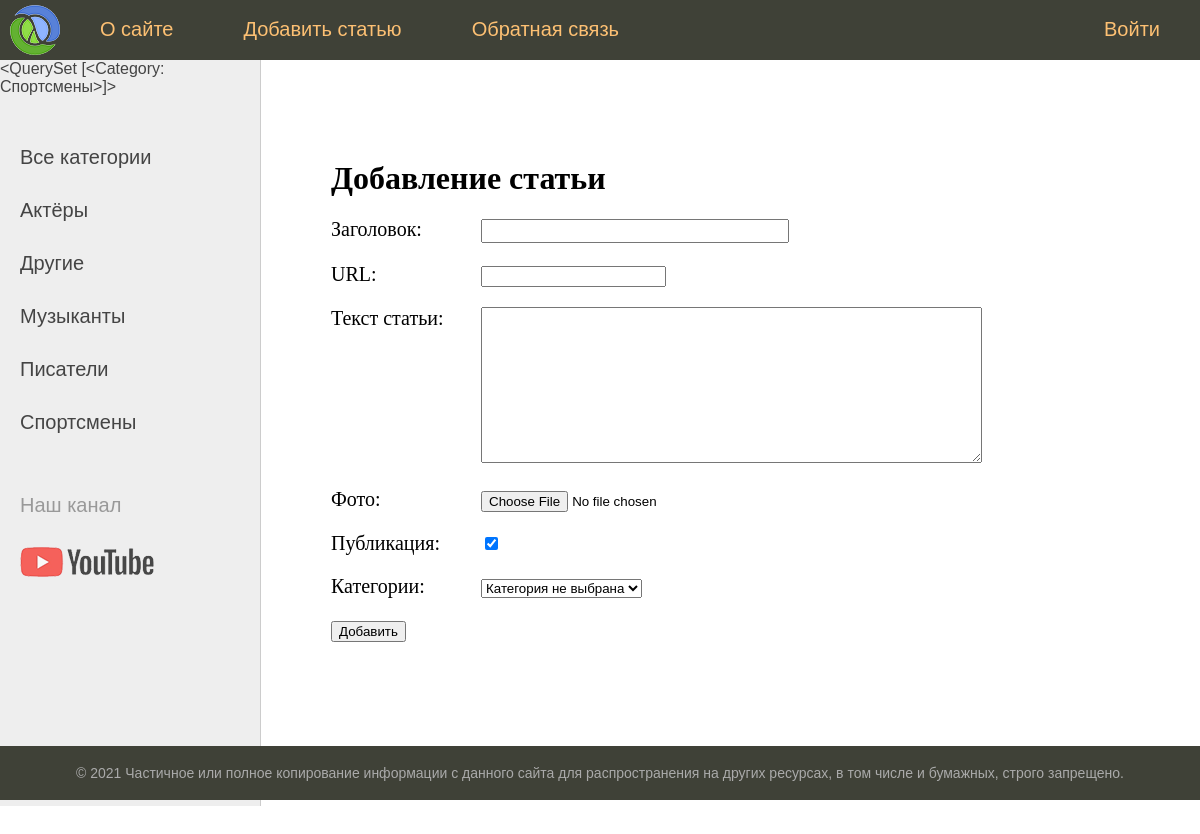
The page /addpage/ on the database its author committed.
### greats/models.py (models this page shows)
class Category(models.Model):
    name = models.CharField(max_length=100, db_index=True, verbose_name="Категория")
    slug = models.SlugField(max_length=255,unique=True, db_index=True, verbose_name="URL" )
    def get_absolute_url(self):
        return reverse('category', kwargs={'cat_slug':self.slug})
    class Meta:
        verbose_name="Категория"
        verbose_name_plural='Категории'
        ordering=['id']
    def __str__(self):
        return self.name

### greats/views.py (the view)
# urls.py: path('addpage/',AddPage.as_view(), name="add_page"),
class AddPage(CreateView):
    form_class = AddPostForm
    template_name = 'greats/addpage.html'
    success_url = reverse_lazy('home')
    def get_context_data(self, *, object_list=None, **kwargs):
        context = super().get_context_data(**kwargs)
        context['title'] = 'Добавление статьи'
        context['menu'] = menu
        return context

### greats/forms.py (shortened to what this page needs)
class AddPostForm(forms.ModelForm):
    def __init__(self,*args,**kwargs):
        super().__init__(*args,**kwargs)
        self.fields['cat'].empty_label="Категория не выбрана"
    class Meta:
        model = Greats
        fields = ['title', 'slug', 'content', 'photo','is_published', 'cat']
        widgets = {
            'title': forms.TextInput(attrs={'class':'form-input'}),
            'content': forms.Textarea(attrs={'cols':60, 'rows':10}),
        }

### greats/templatetags/great_tags.py (called while the page is built)
@register.simple_tag(name='getcats')
def get_categories(filter=None):
    if not filter:
        return Category.objects.all()
    else:
        return Category.objects.filter(pk=filter)

@register.inclusion_tag('greats/list_categories.html')
def show_categories(sort=None, cat_selected=0):
    if not sort:
        cats= Category.objects.all()
    else:
        cats = Category.objects.order_by(sort)
    return {"cats":cats,'cat_selected':cat_selected}

### greats/templates/greats/addpage.html (shortened to what this page needs)
{% extends 'greats/base.html' %}
{% block content %}
<h1>{{title}}</h1>
<form action="{% url 'add_page' %}" method="post" enctype="multipart/form-data">
    {% for f in form %}
     <p><label class="form-label" for="{{f.id_for_label}}">{{f.label}}:</label>{{ f }}</p>
    {% endfor %}
    <button type="submit">Добавить</button>
</form>
{% endblock %}

### greats/templates/greats/base.html (shortened to what this page needs)
{% load static %}
{% load great_tags %}
<!DOCTYPE html>
<html>
<head>
	<link type="text/css" href="{% static 'greats/css/style.css' %}" rel="stylesheet" />
</head>
<body>
<table class="table-page" border=0 cellpadding="0" cellspacing="0">
<tr><td valign=top>
{% block mainmenu %}
		<div class="header">
			<ul id="mainmenu" class="mainmenu">
			<li class="logo"><a href="{% url 'home' %}"><div class="logo"></div></a></li>
{% for m in menu %}
	{% if not forloop.last %}
			<li><a href="{% url m.url_name %}">{{m.title}}</a></li>
	{% else %}
			<li class="last"><a href="{% url m.url_name %}">{{m.title}}</a></li>
	{% endif %}
{% endfor %}
			</ul>
		</div>
{% endblock mainmenu %}
<table class="table-content" border=0 cellpadding="0" cellspacing="0">
<tr>
	<td valign="top" class="left-chapters">
	{% getcats filter=1 %}
	<ul id="leftchapters">
		{% if cat_selected == 0 %}
			<li class="selected">Все категории</li>
		{% else %}
			<li><a href="{% url 'home' %}">Все категории</a></li>
		{% endif %}
		{% show_categories 'name' cat_selected %}
		<li class="share">
		<p>Наш канал</p>
		<a class="share-yt" href="https://www.youtube.com/channel/UClJzWfGWuGJL2t-3dYKcHTA/playlists" target="_blank" rel="nofollow"></a>
		</li>
	</ul>
</td>
<td valign="top" class="content">
	<div class="content-text">
{% block content %}
{% endblock %}
	</div>
</td></tr></table>
</td></tr>
<tr><td valign=top>
	<div id="footer">
		<p align="center">&copy; 2021 Частичное или полное копирование информации с данного сайта для распространения на других ресурсах, в том числе и бумажных, строго запрещено.</p>
	</div>
</td></tr></table>
</body>
</html>

### greats/templates/greats/list_categories.html
		{% for category in cats %}
		{% if cat_selected == category.pk %}
			<li class="selected">{{category.name}}</li>
		{% else %}
			<li><a href="{{category.get_absolute_url}}">{{category.name}}</a></li>
		{% endif %}
		{% endfor %}

### greats/static/greats/css/style.css (style rules this page uses)
html, body { font-family: 'Arial'; margin: 0; padding: 0; height: 100%; width: 100%; color: #444; }
a { color: #0059b2; text-decoration: none; }
.table-page { width: 100%; height: 100%; vertical-align: top; }
.table-page tr { height: 100%; }
.header { background: #3F4137; height: 60px; }
.logo { background: url('../images/logo.png') no-repeat 10px 5px; width: 70px; height: 60px; }
ul.mainmenu { list-style: none; margin: 0; padding: 0; height: 60px; color: #fdc073; font-size: 20px; overflow: hidden; }
ul.mainmenu li { float: left; margin: 18px 40px 0 30px; }
ul.mainmenu li.logo { margin: 0; }
ul.mainmenu li.last { float: right; }
ul.mainmenu li a { color: #fdc073; text-decoration: none; }
.table-content { width: 100%; min-height: 100%; height: 100%; }
.left-chapters { margin: 0; background: #eee; border-right: 1px solid #ccc; min-height: 100%; }
.left-chapters ul { width: 230px; min-height: 100%; margin: 0; padding: 20px 10px 10px 20px; list-style: none; font-size: 20px; }
.left-chapters ul li { margin: 30px 0 0 0; color: #999; }
.left-chapters ul li a { color: #444; text-decoration: none; }
.left-chapters ul li.share { margin: 60px 0 0 0; }
.left-chapters ul li.share p { margin: 30px 0 30px 0; }
.left-chapters ul li.share a { display: inline-block; width: 40px; height: 40px; margin: 0 20px 0 0; }
.left-chapters ul li.share a.share-yt { width: 100%; height: 30px; background: url('../images/share_yt.png') no-repeat 0 0 }
.content { padding: 40px 20px 20px 40px; width: 100%; box-sizing: border-box; }
.content-text { margin: 60px 0 0 30px; color: #000; font-size: 20px; font-family: Yandex Sans Display Light; }
.content-text h1 { font-size: 32px; }
#footer { box-sizing: border-box; background: #3F4137; padding: 5px; color: #aaa; font-size: 14px; font-family: Verdana, Geneva, Arial, Helvetica; text-align: left; overflow: hidden; }
.form-input { width: 300px; font-size: 16px; }
.form-label { display: inline-block; min-width: 150px; vertical-align: top; }

### rows shown on the page
Category: name "<QuerySet [<Category: Спортсмены>]>", name "Спортсмены"
Category: name "Актёры"
Category: name "Другие"
Category: name "Музыканты"
Category: name "Писатели"

### other values the page prints
{{ m.title }} "О сайте" "Добавить статью" "Обратная связь"
{{ m.title }} "Войти"
{{ title }} "Добавление статьи"
{{ f.label }} "Заголовок" "URL" "Текст статьи" "Фото" "Публикация" "Категории"
